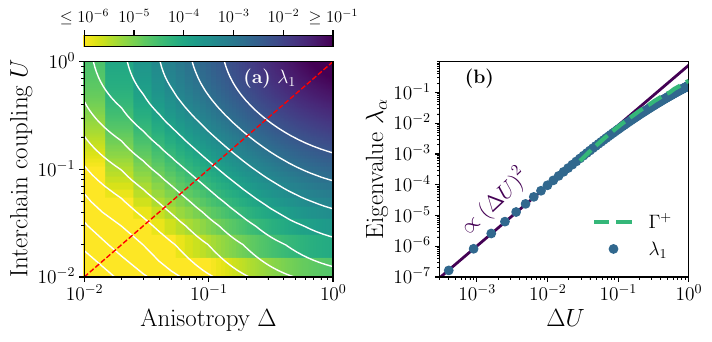

Write the Python code that produced this figure.
import matplotlib.pyplot as plt
import numpy as np
import matplotlib as mpl
from matplotlib.gridspec import GridSpec
import matplotlib.cm as cm


def latex_plot(scale=1, fontsize=12):
    """Changes the size of a figure and fonts for the publication-quality plots."""
    fig_width_pt = 246.0
    inches_per_pt = 1.0 / 72.27
    golden_mean = (np.sqrt(5.0) - 1.0) / 2.0
    fig_width = fig_width_pt * inches_per_pt * scale
    fig_height = fig_width * golden_mean
    fig_size = [fig_width, fig_height]
    eps_with_latex = {
        "pgf.texsystem": "pdflatex",
        "text.usetex": True,
        "font.family": "serif",
        "font.serif": [],
        "font.sans-serif": [],
        "font.monospace": [],
        "axes.labelsize": fontsize,
        "font.size": fontsize,
        "legend.fontsize": fontsize,
        "xtick.labelsize": 12,
        "ytick.labelsize": 12,
        "figure.figsize": fig_size,
    }
    mpl.rcParams.update(eps_with_latex)


latex_plot(scale=1, fontsize=12)

label_fontsize = 18
text_fontsize = 14
tick_fontsize = 14
width = 1
level_color = "white"
norm = mpl.colors.LogNorm(vmin=1e-6, vmax=1e-1)
cmap = cm.viridis_r

fig = plt.figure(figsize=(7, 3.3), constrained_layout=True)
gs = GridSpec(2, 2, width_ratios=[1, 1], height_ratios=[1, 20], figure=fig)

ax4 = fig.add_subplot(gs[0, 1])  # top right
ax1 = fig.add_subplot(gs[1, 1])  # top left
ax2 = fig.add_subplot(gs[1, 0])  # bottom left
ax3 = fig.add_subplot(gs[0, 0])  # right column spanning both rows

ax4.axis('off')

colors = plt.cm.viridis(np.linspace(0, 1, 7))
colors = [colors[0], colors[2], colors[4], colors[6]]

# ==================== add data from ladder paper ====================

# Delta U
data = np.loadtxt("../data/spin_ladder/Qplus_scaling.csv", delimiter=",")

ax1.plot(
    data[:, 0],
    data[:, 1],
    marker="",
    markersize=6,
    color=colors[2],
    label=r"$\Gamma^+$",
    linestyle="--",
    linewidth=3,
    zorder = 10,
)

data = np.loadtxt("../data/spin_ladder/spin_ladder_U_delta_eigenvalues.txt", delimiter=" ")
# ============================ Panel (a): diagonal scaling ===========================
deltas = data[:, 0]
Us = data[:, 1]
lambdas = data[:, 2]

mask = lambdas >= 1e-10
lambdas = lambdas[mask]
deltas = deltas[mask]
Us = Us[mask]
deltas = np.unique(deltas)
Us = np.unique(Us)
lambdas = lambdas.reshape(len(deltas), len(Us))

data1 = lambdas
diag_indices = np.arange(min(len(deltas), len(Us)))
lambda_diag = data1[diag_indices, diag_indices]
deltaU_diag = deltas[diag_indices] * Us[diag_indices]

# Fit a line to log-log data
log_deltaU_diag = np.log10(deltaU_diag)
log_lambda_diag = np.log10(lambda_diag)
fit_coeffs = np.polyfit(log_deltaU_diag[:20], log_lambda_diag[:20], 1)
fit_line = np.polyval(fit_coeffs, log_deltaU_diag)
ax1.plot(
    deltaU_diag,
    10**fit_line,
    color=colors[0],
    linestyle="-",
    linewidth=2,
)
ax1.legend(fontsize=text_fontsize)
# Plot diagonal values vs delta*U
ax1.plot(
    deltaU_diag,
    lambda_diag,
    marker="o",
    markersize=6,
    color=colors[1],
    label=rf"$\lambda_1$",
    linestyle="",
)


ax1.set_xlabel(r"$\Delta U$", fontsize=label_fontsize)
ax1.set_ylabel(r"Eigenvalue $\lambda_{\alpha}$", fontsize=label_fontsize)
ax1.set_xscale("log")
ax1.set_yscale("log")
ax1.set_xlim(3e-4, 1)
ax1.set_ylim(1e-7, 1)
ax1.set_xticks(
    [1e-3, 1e-2, 1e-1, 1], [r"$10^{-3}$", r"$10^{-2}$", r"$10^{-1}$", r"$10^0$"]
)
ax1.xaxis.set_minor_locator(
    mpl.ticker.LogLocator(base=10, subs=np.arange(1, 10) * 0.1, numticks=100)
)
ax1.xaxis.set_minor_formatter(mpl.ticker.NullFormatter())
ax1.set_yticks(
    [1e-7, 1e-6, 1e-5, 1e-4, 1e-3, 1e-2, 1e-1],
    [
        r"$10^{-7}$",
        r"$10^{-6}$",
        r"$10^{-5}$",
        r"$10^{-4}$",
        r"$10^{-3}$",
        r"$10^{-2}$",
        r"$10^{-1}$",
    ],
)
ax1.yaxis.set_minor_locator(
    mpl.ticker.LogLocator(base=10, subs=np.arange(1, 10) * 0.1, numticks=100)
)
ax1.yaxis.set_minor_formatter(mpl.ticker.NullFormatter())
ax1.legend(fontsize=text_fontsize, loc="lower right", frameon=False)
ax1.tick_params(axis="both", which="major", labelsize=tick_fontsize)
ax1.tick_params(axis="both", which="minor", labelsize=tick_fontsize)

txtlab1 = r"$\propto\left(\Delta U \right)^{%1.f}$" % fit_coeffs[0]
ax1.text(
    0.06,
    0.2,
    txtlab1,
    fontsize=text_fontsize + 2,
    color=colors[0],
    rotation=43,
    transform=ax1.transAxes,
)
ax1.text(0.1, 0.9, r"\textbf{(b)}", fontsize=text_fontsize, transform=ax1.transAxes)


# Panel (b): First eigenvalue
deltas = data[:, 0]
Us = data[:, 1]
lambdas = data[:, 2]

mask = lambdas >= 1e-10
lambdas = lambdas[mask]
deltas = deltas[mask]
Us = Us[mask]
deltas = np.unique(deltas)
Us = np.unique(Us)
lambdas = lambdas.reshape(len(deltas), len(Us))

data1 = np.transpose(lambdas)
# data1 = np.sqrt(data1)
levels = np.logspace(np.log10(data1.min()), np.log10(data1.max()), 15)
levels = levels[:-3]
im1 = ax2.pcolormesh(
    deltas, Us, data1, cmap=cmap, norm=norm, linewidth=0, rasterized=True
)
CS1 = ax2.contour(deltas, Us, data1, levels, colors=level_color, linewidths=width)
ax2.set_ylabel(r"Interchain coupling $U$", fontsize=label_fontsize)
ax2.set_xlabel(r"Anisotropy $\Delta$", fontsize=label_fontsize)
ax2.set_xscale("log")
ax2.set_yscale("log")
ax2.set_xlim(1e-2, 1)
ax2.set_ylim(1e-2, 1)
ax2.tick_params(axis="both", which="major", labelsize=tick_fontsize)
ax2.tick_params(axis="both", which="minor", labelsize=tick_fontsize)

ax2.text(
    0.64,
    0.9,
    r"\textbf{(a)} $\lambda_1$",
    fontsize=text_fontsize,
    ha="left",
    transform=ax2.transAxes,
    color="white",
)

# Plot a red diagonal line on ax1 (panel b)
min_val = max(ax2.get_xlim()[0], ax2.get_ylim()[0])
max_val = min(ax2.get_xlim()[1], ax2.get_ylim()[1])
ax2.plot([min_val, max_val], [min_val, max_val], color="red", linestyle="--", linewidth=1)

# Panel (b): Second eigenvalue
# colorbar

cbar = fig.colorbar(
    cm.ScalarMappable(norm=norm, cmap=cmap),
    cax=ax3,
    pad=0.03,
    shrink=0.88,
    aspect=20,
    location="top"
)
cbar.set_ticks([1e-6,1e-5,1e-4,1e-3, 1e-2, 1e-1])
cbar.set_ticklabels(
    [
        r"$\leq 10^{-6}$",
        r"$10^{-5}$",
        r"$10^{-4}$",
        r"$10^{-3}$",
        r"$10^{-2}$",
        r"$\geq 10^{-1}$",
    ],
    fontsize = tick_fontsize-2,
)

cbar.ax.minorticks_on()
cbar.ax.xaxis.set_tick_params(which="minor", length=2, width=1, labelsize=tick_fontsize)
cbar.ax.xaxis.set_tick_params(which="major", length=4, width=1, labelsize=tick_fontsize-2)

plt.savefig("fig3.pdf", bbox_inches="tight")
